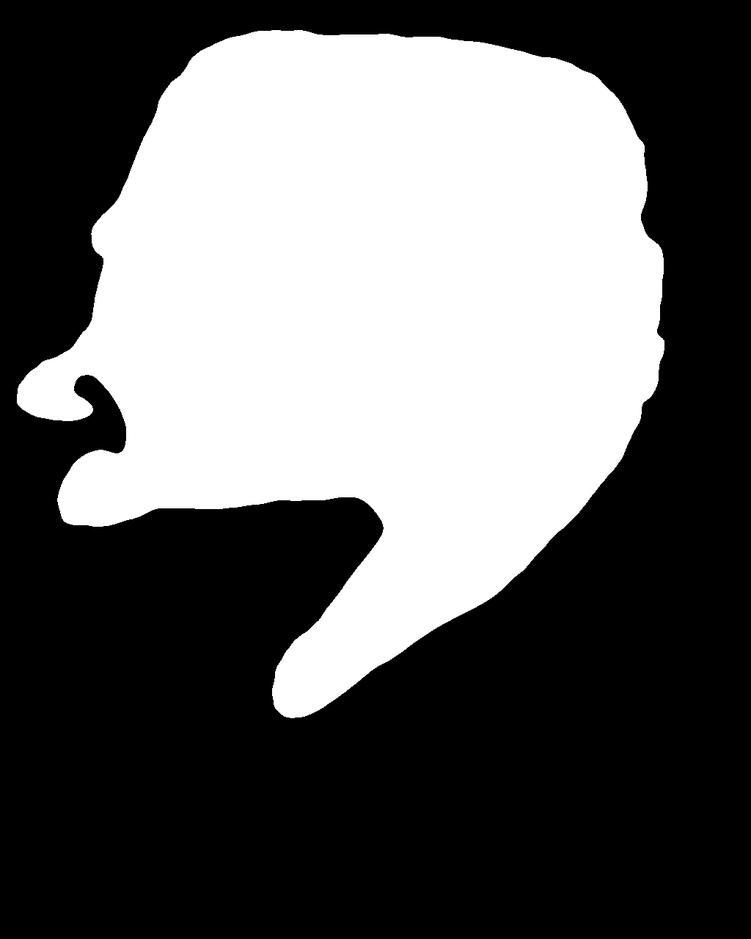
#> input picture hand_smoothpv2.bmp, 751 x 939 px, shrunk from 1024 x 1280 before the run; its folder holds only this picture in this run
$ python -i enhancement.py   (imports and definitions only)
#> lines starting #> are read from the running program, lines starting #| are printed output that depends on the picture
#> further down, picture is the input picture: shape (939, 751, 3); min 0, max 255, mean 99.7
import cv2
import numpy as np


def gray_normalization(img):
    """
    灰度归一化：将像素值线性拉伸到 0-255
    """
    return cv2.normalize(img, None, 0, 255, cv2.NORM_MINMAX).astype(np.uint8)


def global_histogram_equalization(img):
    """
    全局直方图均衡化 (HE)
    """
    return cv2.equalizeHist(img)


def clahe_enhancement(img, clip_limit=2.0, tile_grid_size=(8, 8)):
    """
    限制对比度自适应直方图均衡化 (CLAHE)
    """
    clahe = cv2.createCLAHE(clipLimit=clip_limit, tileGridSize=tile_grid_size)
    return clahe.apply(img)


def single_scale_retinex(img, sigma):
    """
    单尺度 Retinex (SSR)
    """
    # 转换为浮点数进行计算
    img_f = img.astype(float) + 1.0
    # 高斯模糊
    img_gaussian = cv2.GaussianBlur(img, (0, 0), sigma) + 1.0
    # Log 域相减
    retinex = np.log(img_f) - np.log(img_gaussian)
    return retinex


def multi_scale_retinex(img, sigma_list=[15, 80, 250]):
    """
    多尺度 Retinex (MSR)
    """
    if len(img.shape) == 3:
        img = cv2.cvtColor(img, cv2.COLOR_BGR2GRAY)

    retinex = np.zeros_like(img, dtype=float)
    for sigma in sigma_list:
        retinex += single_scale_retinex(img, sigma)
#> this loop made 3 passes
#> pass 1, in single_scale_retinex, `img_gaussian = cv2.GaussianBlur(img, (0, 0), sigma) + 1.0`:
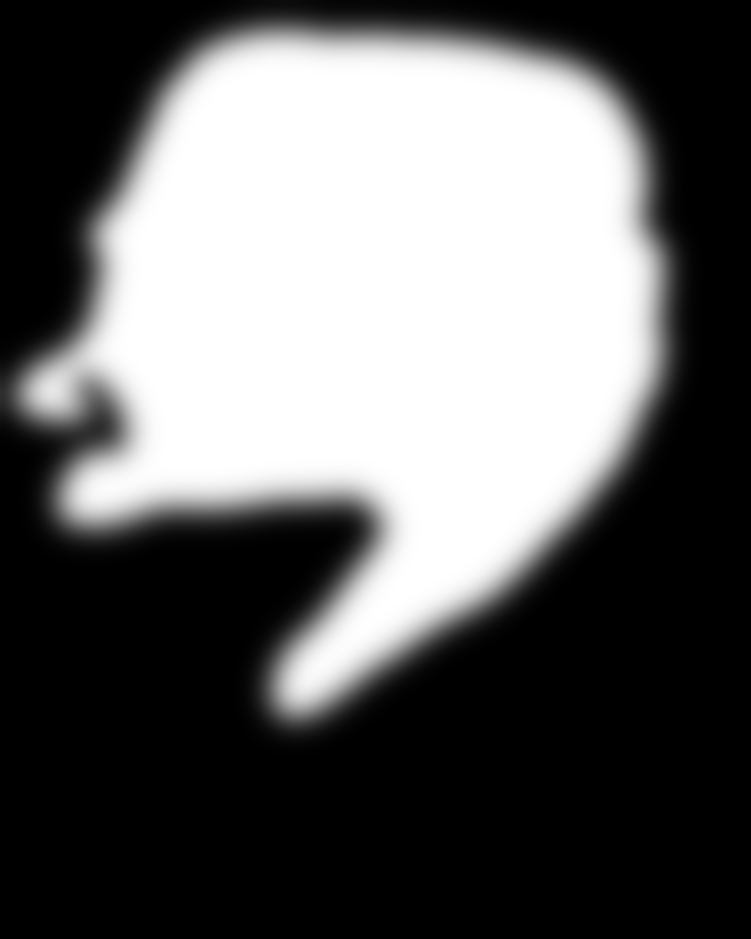
#> img_gaussian: shape (939, 751) float64; min 1, max 256, mean 100.7; drawn with min black and max white
#> pass 1, in single_scale_retinex, `retinex = np.log(img_f) - np.log(img_gaussian)`:
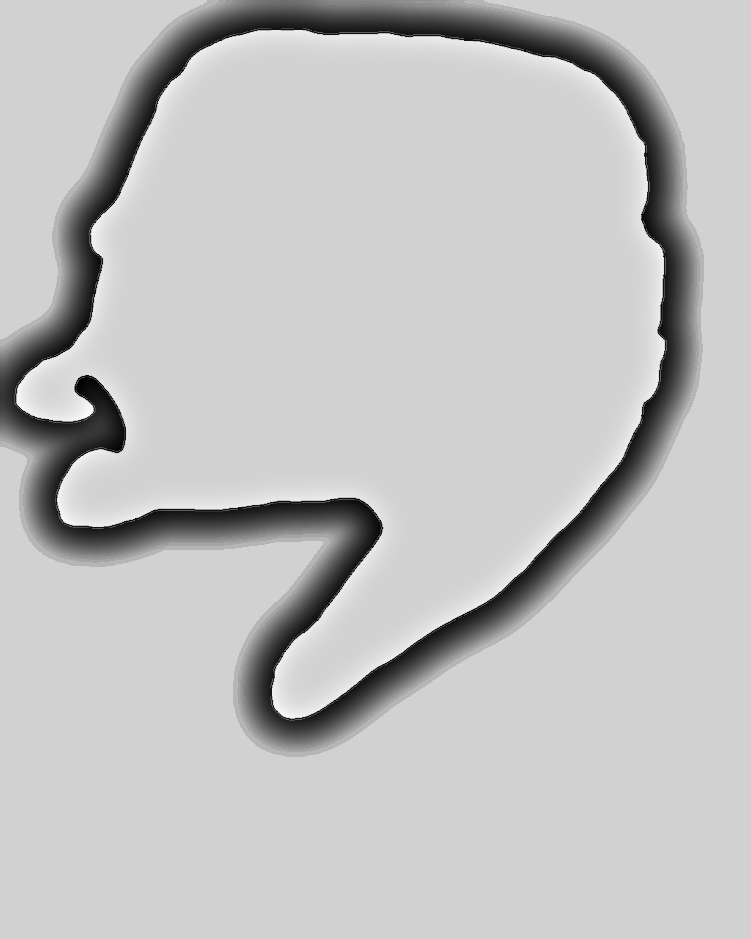
#> retinex: shape (939, 751) float64; min -5.21, max 1.14, mean -0.395; drawn with min black and max white
#> pass 2, in single_scale_retinex (call 2), `img_gaussian = cv2.GaussianBlur(img, (0, 0), sigma) + 1.0`:
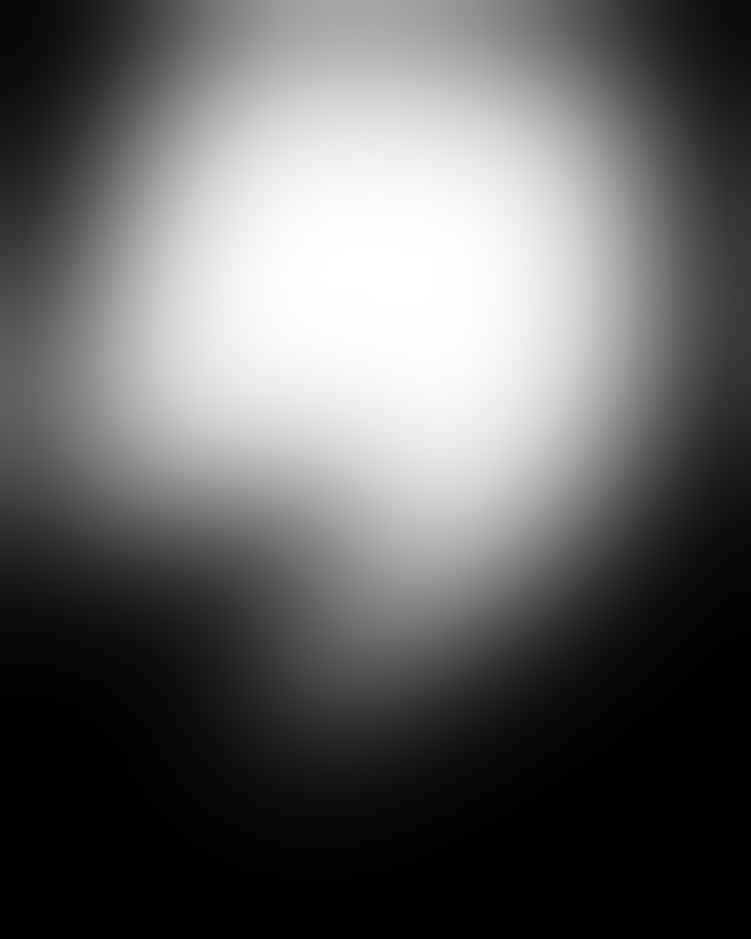
#> img_gaussian: shape (939, 751) float64; min 1, max 256, mean 100.8; drawn with min black and max white
#> after the loop:
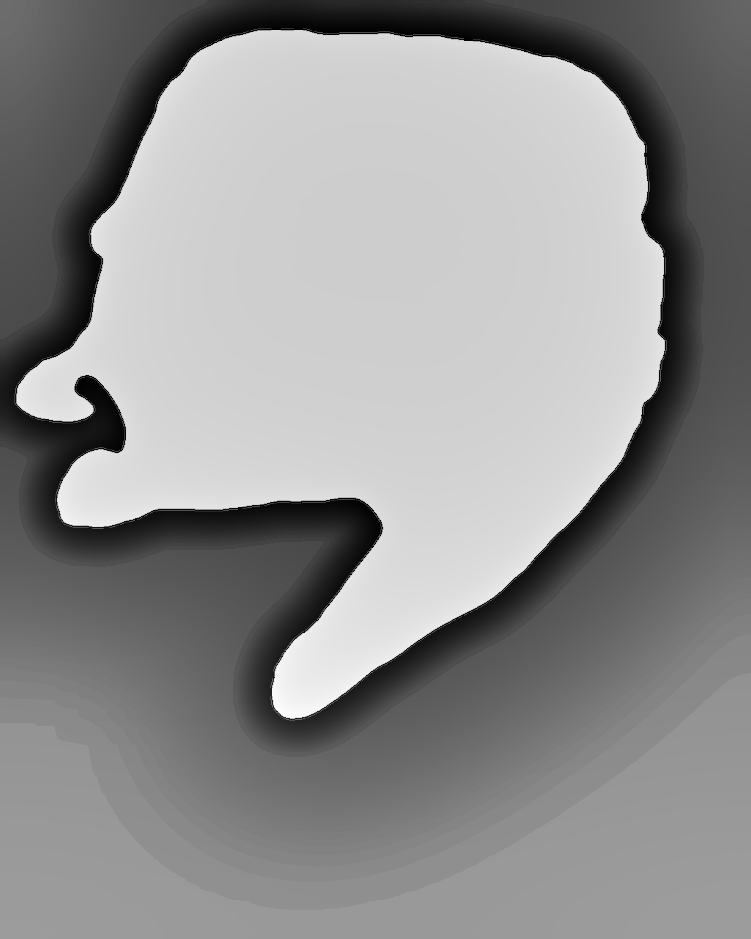
#> retinex: shape (939, 751) float64; min -15.1, max 4.24, mean -4.16; drawn with min black and max white

    retinex = retinex / len(sigma_list)

    # 将 Log 域结果映射回 0-255
    # 这里使用简单的均值方差归一化或 MinMax
    retinex = cv2.normalize(retinex, None, 0, 255, cv2.NORM_MINMAX)
    return retinex.astype(np.uint8)


def apply_enhancements(img, config):
    """
    根据配置按顺序应用增强
    建议顺序：Retinex -> HE/CLAHE -> Normalization
    """
    res_img = img.copy()

    # 1. Retinex (通常先做，因为它处理的是光照)
    if config.get("enable_retinex", False):
        res_img = multi_scale_retinex(res_img)

    # 2. 直方图均衡化 (全局)
    if config.get("enable_he", False):
        res_img = global_histogram_equalization(res_img)

    # 3. CLAHE (局部)
    if config.get("enable_clahe", False):
        res_img = clahe_enhancement(res_img)

    # 4. 归一化 (最后确保范围正确)
    if config.get("enable_norm", False):
        res_img = gray_normalization(res_img)

    return res_img

>>> import cv2
>>> picture = cv2.imread('../hand_smoothpv2.bmp')
>>> result = multi_scale_retinex(picture)
